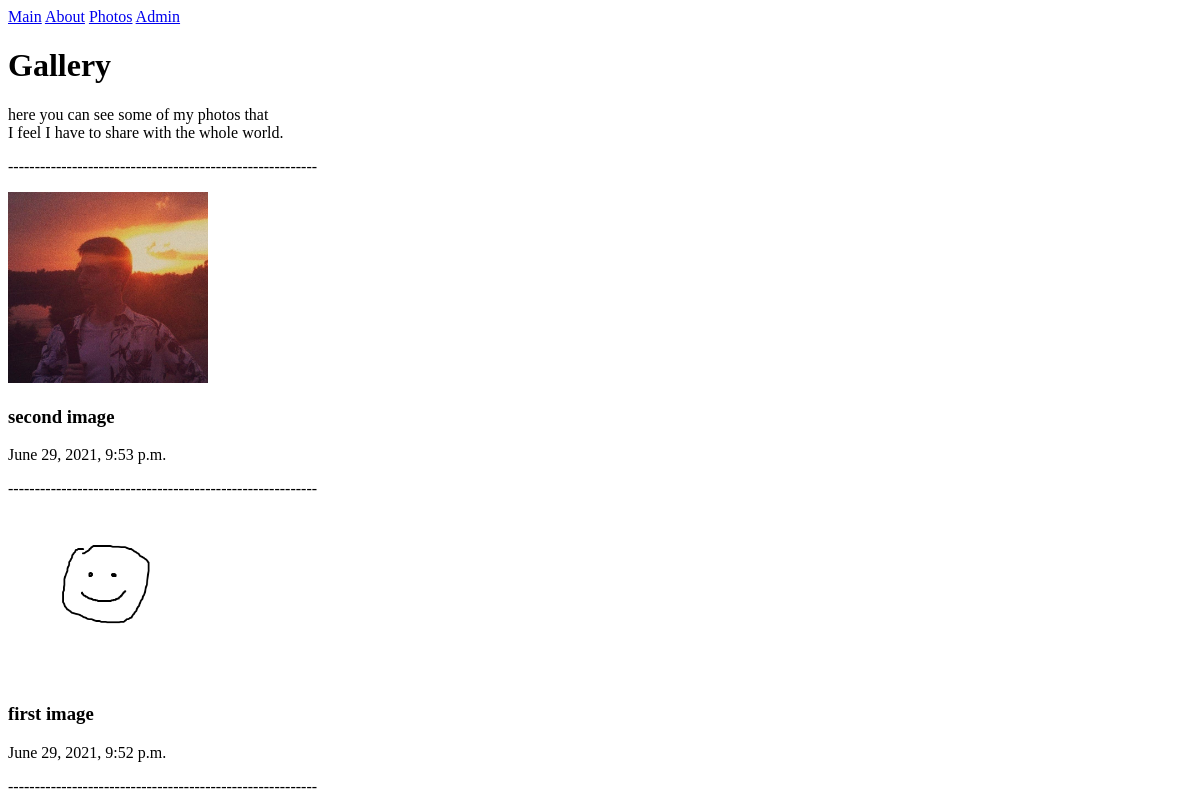
The app's page /photos, older data.
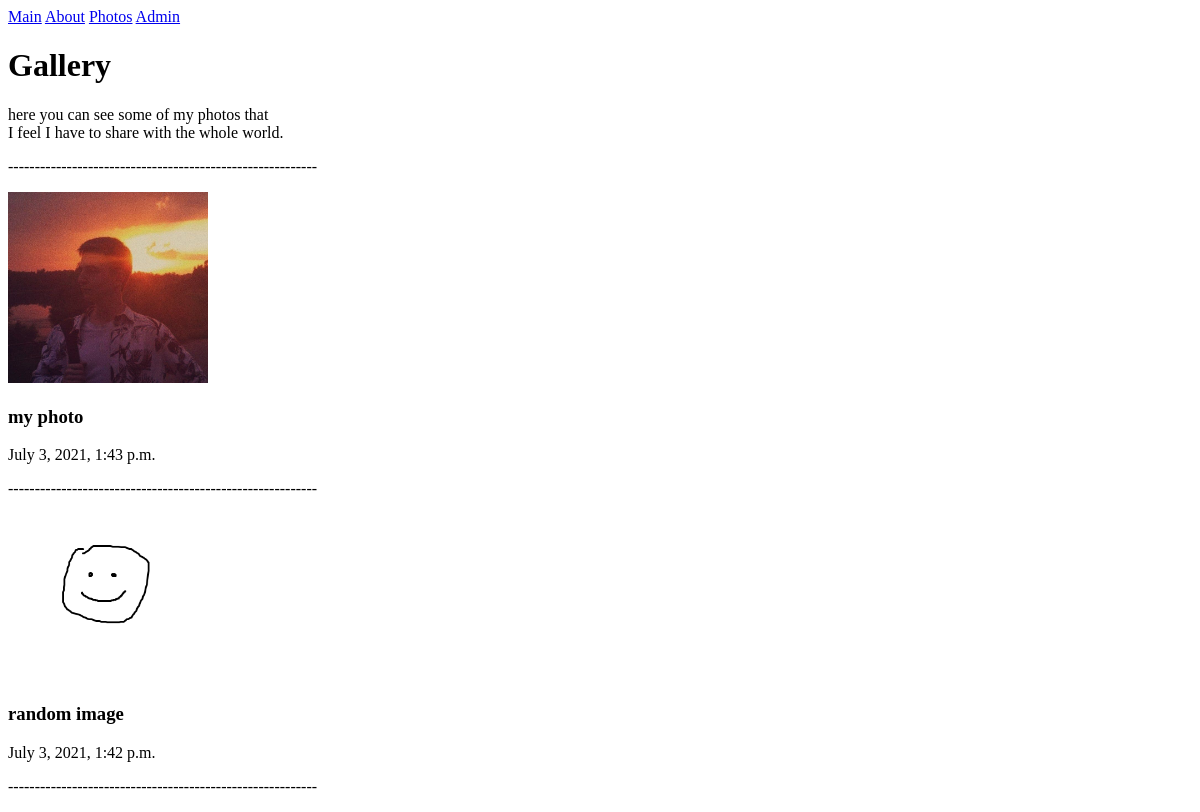
The same page, newer data.
### journal_app/models.py (models this page shows, shortened)
class ImagePost(models.Model):
    image = models.ImageField(default='img/default.png', upload_to='img', blank=True, null=True)
    title = models.CharField('Title', max_length=50)
    date = models.DateTimeField(auto_now_add=True)

### journal_app/views.py (the view)
# urls.py: path('photos', views.photos, name='photos'),
def photos(request):
    elements = ImagePost.objects.order_by('-id')[:]
    return render(request, 'journal_app/photos.html', {'elements': elements})

### journal_app/templates/journal_app/photos.html (shortened to what this page needs)
<!doctype html>
<html lang="en-us">
<head>
</head>
<body>
    <nav>
        <a href="{% url 'main_page' %}">Main</a>
        <a href="{% url 'about' %}">About</a>
        <a href="{% url 'photos' %}">Photos</a>
        <a href="/admin">Admin</a>
    </nav>
    <h1>Gallery</h1>
    <p>
        here you can see some of my photos that<br>
        I feel I have to share with the whole world.<br>
    </p>
    <p>----------------------------------------------------------</p>
    {% for element in elements %}
    <p>
        <img class="card-image mr-3" src="{{ element.image.url }}" width="200">
    </p>
    <h3>{{ element.title }}</h3>
    <p>{{ element.date }}</p>
    <p>----------------------------------------------------------</p>
    {% endfor %}
</body>
</html>

Row changes from the older to the newer data that the page shows:
removed ImagePost: image (picture), title "second image", date "June 29, 2021, 9:53 p.m."
removed ImagePost: image (picture), title "first image", date "June 29, 2021, 9:52 p.m."
added ImagePost: image (picture), title "my photo", date "July 3, 2021, 1:43 p.m."
added ImagePost: image (picture), title "random image", date "July 3, 2021, 1:42 p.m."
